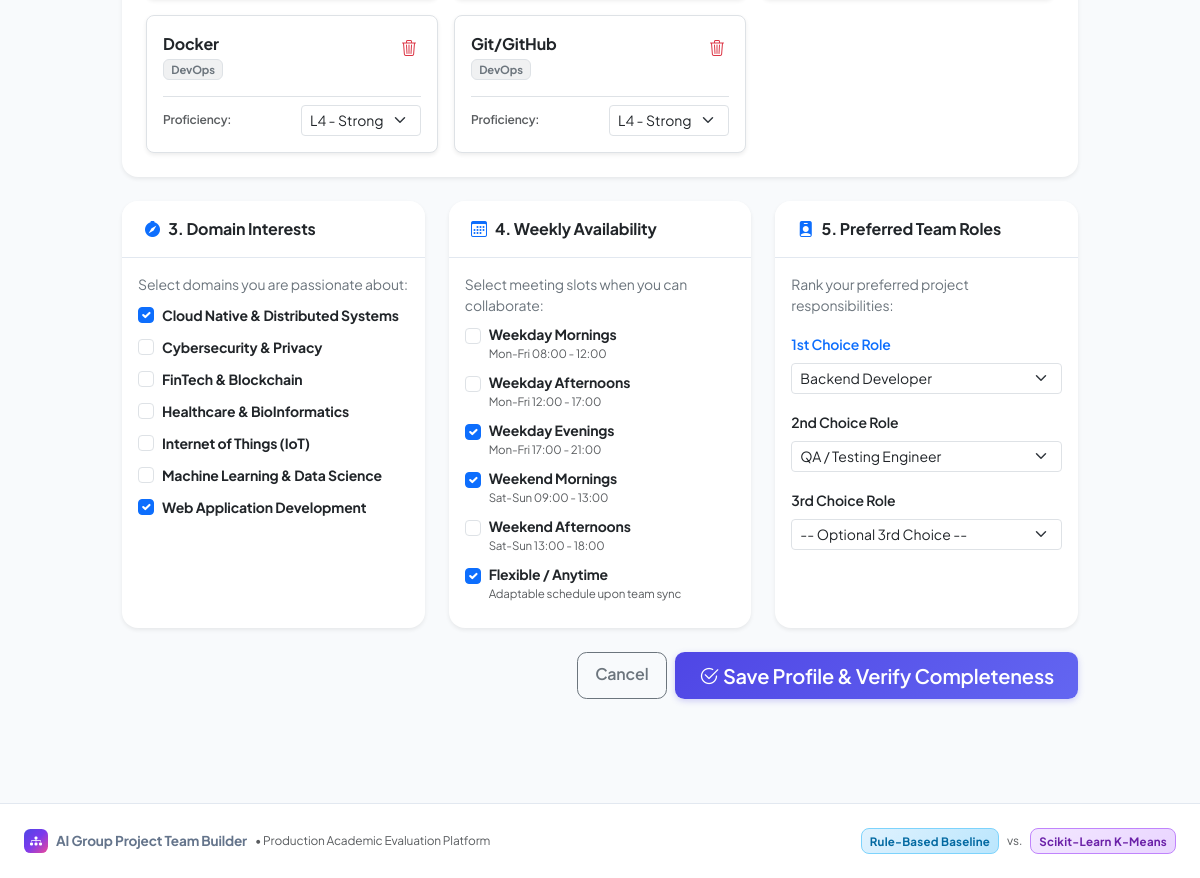
/student/profile (signed in, lower part), run on an earlier commit of the app's database.
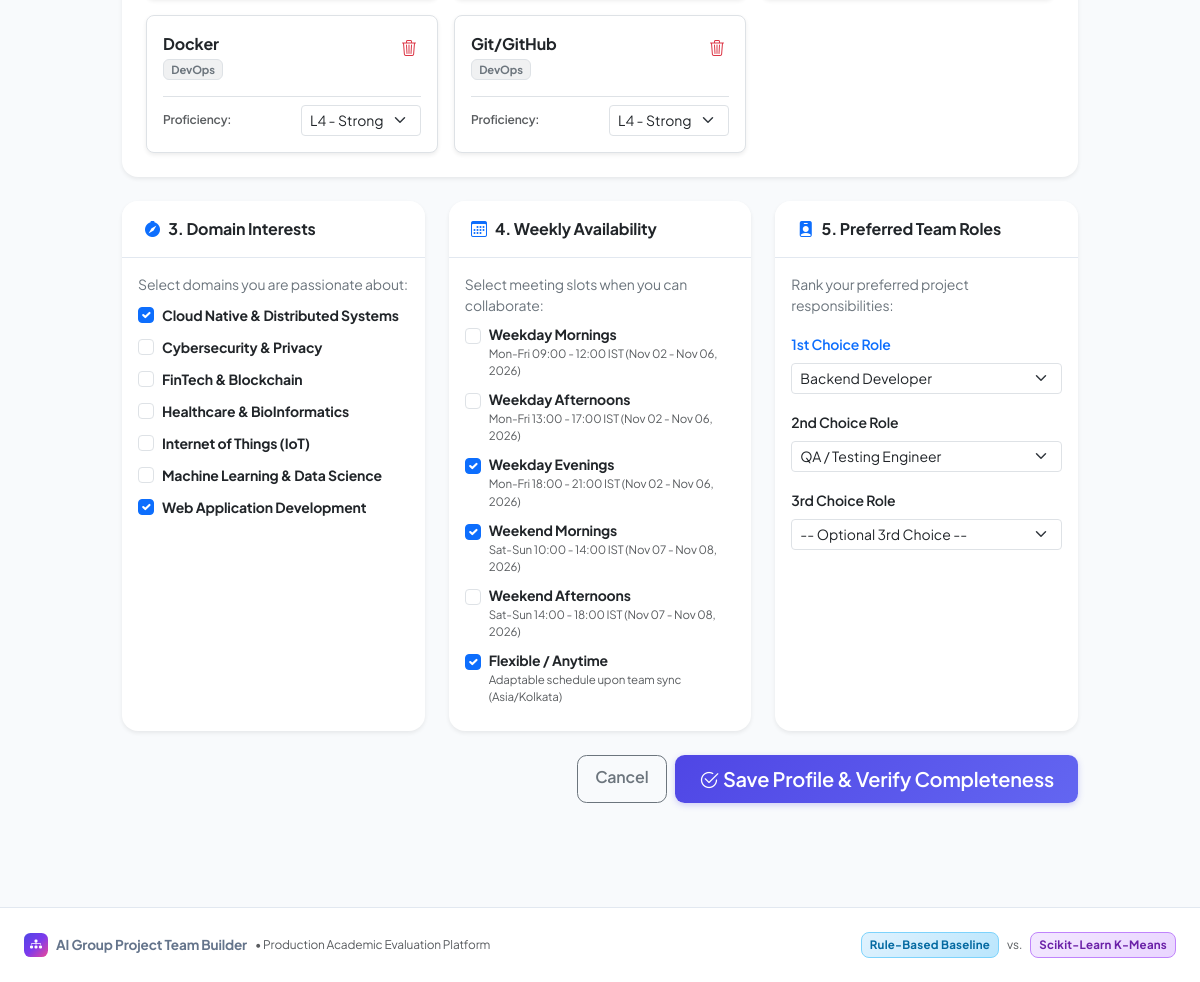
And on a later commit of the database.
### models/entities.py (models this page shows)
class AvailabilitySlot(Base):
    __tablename__ = "availability_slots"
    id = Column(Integer, primary_key=True, autoincrement=True)
    slot_name = Column(String(100), unique=True, nullable=False)
    time_range = Column(String(100), nullable=True)
    student_availabilities = relationship("StudentAvailability", back_populates="slot")

### routes/student_routes.py (the view, shortened to what this page needs)
@student_bp.route("/profile", methods=["GET", "POST"])
@login_required
@student_required
def profile_edit():
    user = get_current_user()
    db = get_db()
    profile = StudentService.get_profile_by_user_id(user.id, session=db)
    catalogs = StudentService.get_all_catalogs(session=db)
    selected_skill_map = {ss.skill_id: ss.proficiency for ss in profile.skills} if profile else {}
    selected_interests = {si.interest_id for si in profile.interests} if profile else set()
    selected_slots = {sa.slot_id for sa in profile.availability} if profile else set()
    selected_roles = {spr.preference_rank: spr.role_id for spr in profile.preferred_roles} if profile else {}
    is_complete, missing_reqs, completion_pct = False, [], 0
    if profile:
        is_complete, missing_reqs, completion_pct = StudentService.check_profile_completion(profile)
    return render_template(
        "student/profile_edit.html",
        current_user=user,
        profile=profile,
        catalogs=catalogs,
        selected_skills=selected_skill_map,
        selected_interests=selected_interests,
        selected_slots=selected_slots,
        selected_roles=selected_roles,
        is_complete=is_complete,
        missing_reqs=missing_reqs,
        completion_pct=completion_pct
    )

### database/db.py (called while the page is built)
def get_db():
    return db_manager.get_session()

    def get_session(self):
        if not getattr(self, "initialized", False):
            self.init_db()
        return self.Session()

    def remove_session(self):
        if getattr(self, "Session", None) is not None:
            try:
                self.Session.remove()
            except Exception as e:
                logger.warning(f"Error removing scoped session: {e}")

### models/entities.py (called while the page is built)
    def is_faculty(self):
        return self.role == "faculty"

    def is_student(self):
        return self.role == "student"

### services/auth_service.py (called while the page is built)
def get_current_user():
    user_id = session.get("user_id")
    if not user_id:
        return None
    db = get_db()
    try:
        return db.query(User).filter_by(id=user_id).first()
    except Exception:
        db.rollback()
        return None

def login_required(f):
    @wraps(f)
    def decorated_function(*args, **kwargs):
        if not session.get("user_id"):
            flash("Please log in to access this page.", "warning")
            return redirect(url_for("auth.login", next=request.url))
        return f(*args, **kwargs)
    return decorated_function

### templates/student/profile_edit.html (shortened to what the changed rows need)
{% extends "base.html" %}
{% block content %}
<div class="row justify-content-center py-2">
    <div class="col-12 col-xl-10">
        <form method="POST" action="{{ url_for('student.profile_edit') }}">
            <div class="row g-4 mb-4">
                <div class="col-12 col-md-4">
                    <div class="card shadow-sm border-0 h-100">
                        <div class="card-body p-3">
                            {% for slot in catalogs.slots %}
                                <div class="form-check mb-2">
                                    <input class="form-check-input" type="checkbox" name="slot_ids" value="{{ slot.id }}" id="slot_{{ slot.id }}" {% if slot.id in selected_slots %}checked{% endif %}>
                                    <label class="form-check-label small text-dark" for="slot_{{ slot.id }}">
                                        <strong>{{ slot.slot_name }}</strong>
                                        <div class="text-muted" style="font-size: 0.72rem;">{{ slot.time_range }}</div>
                                    </label>
                                </div>
                            {% else %}
                                <div class="alert alert-light border small text-muted p-2">
                                    <i class="bi bi-info-circle me-1"></i>No availability slots configured yet.
                                </div>
                            {% endfor %}
                        </div>
                    </div>
                </div>
            </div>
        </form>
    </div>
</div>
{% endblock %}

What changed in the data, as far as the page shows it:
changed AvailabilitySlot "Weekday Mornings": time_range "Mon-Fri 08:00 - 12:00" → "Mon-Fri 09:00 - 12:00 IST (Nov 02 - Nov 06, 2026)"
changed AvailabilitySlot "Weekday Afternoons": time_range "Mon-Fri 12:00 - 17:00" → "Mon-Fri 13:00 - 17:00 IST (Nov 02 - Nov 06, 2026)"
changed AvailabilitySlot "Weekday Evenings": time_range "Mon-Fri 17:00 - 21:00" → "Mon-Fri 18:00 - 21:00 IST (Nov 02 - Nov 06, 2026)"
changed AvailabilitySlot "Weekend Mornings": time_range "Sat-Sun 09:00 - 13:00" → "Sat-Sun 10:00 - 14:00 IST (Nov 07 - Nov 08, 2026)"
changed AvailabilitySlot "Weekend Afternoons": time_range "Sat-Sun 13:00 - 18:00" → "Sat-Sun 14:00 - 18:00 IST (Nov 07 - Nov 08, 2026)"
changed AvailabilitySlot "Flexible / Anytime": time_range "Adaptable schedule upon team sync" → "Adaptable schedule upon team sync (Asia/Kolkata)"
